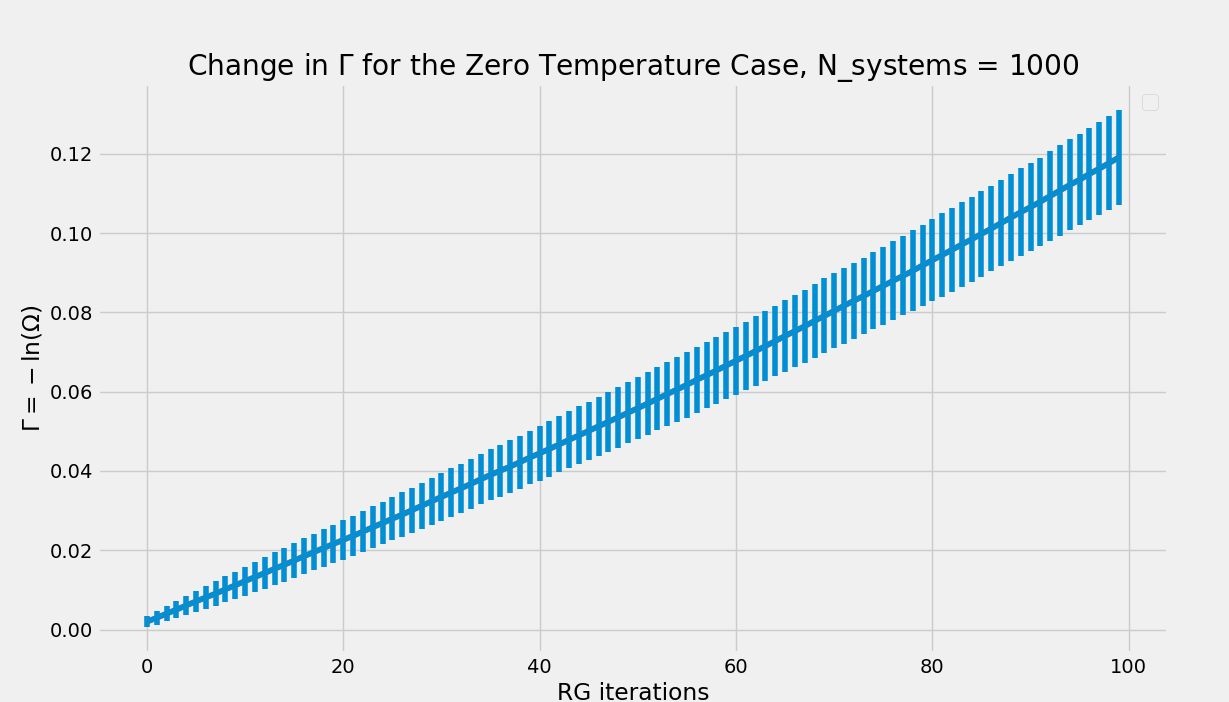

This chart was generated by the following Python code:
import matplotlib.pyplot as plt
import numpy as np
from tqdm import tqdm
from spin_chains.zero_temp import ZT_Chain
import time

start_time = time.time()

N_systems = 1000 #the amount of different systems we want to check
lattice_size = 1001 # the number of spin particles
ceiling = 1 # the ceiling for the possible strength of the bonds
transformation_iterations = 100 # how many transformations should be made in each system
range_iterations = np.array(range(transformation_iterations))

plt.style.use('fivethirtyeight')


values = np.zeros(transformation_iterations)
log_values = np.zeros(transformation_iterations)
cov_values = np.zeros(transformation_iterations)

for i in tqdm(range(N_systems)):
    system = ZT_Chain(lattice_size, ceiling) #this creates the spin chain based on the chain class
    for j in range(transformation_iterations):
        system.zt_elimination()
        values[j] = system.logmega
    log_values += values
    cov_values += values**2

log_values /= N_systems
cov_values /= N_systems
cov_values -= log_values**2
cov_values = np.sqrt(cov_values)

plt.errorbar(range_iterations, log_values, yerr = cov_values)
plt.plot(log_values)
plt.legend(loc = "upper right")
plt.ylabel("$\Gamma = -\ln(\Omega)$")
plt.xlabel("RG iterations")
plt.title(f"Change in $\Gamma$ for the Zero Temperature Case, N_systems = {N_systems}")
plt.show()

print("--- %s seconds ---" % (time.time() - start_time))
